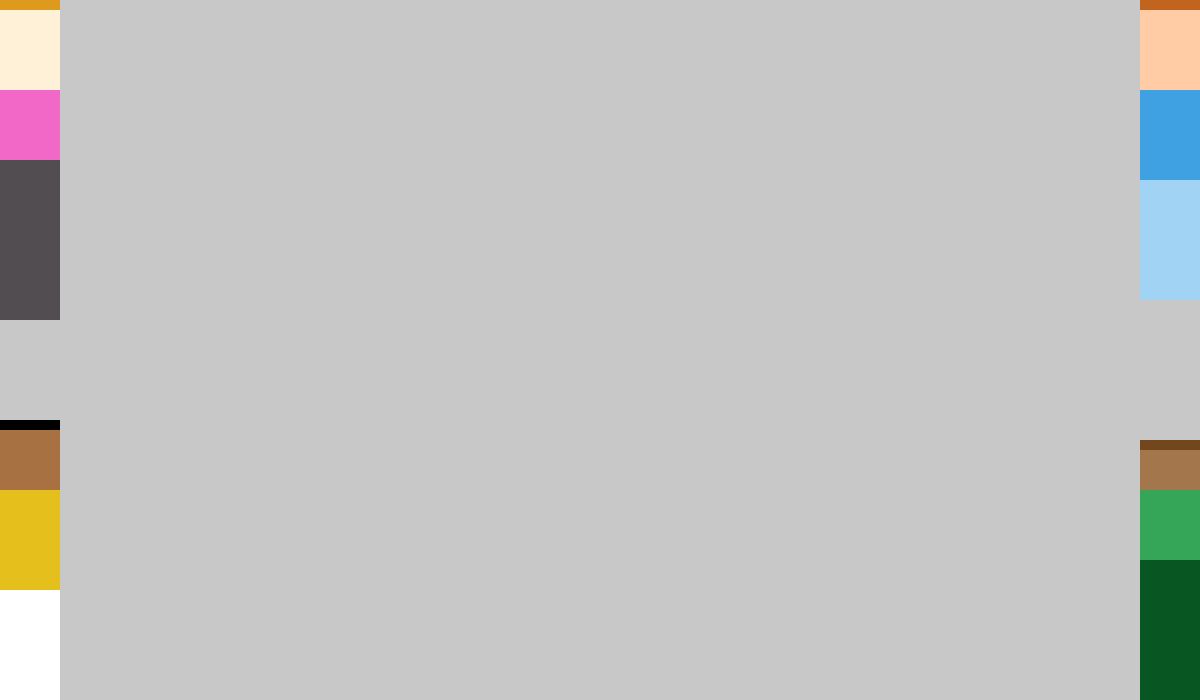
Frame 1 (no input)
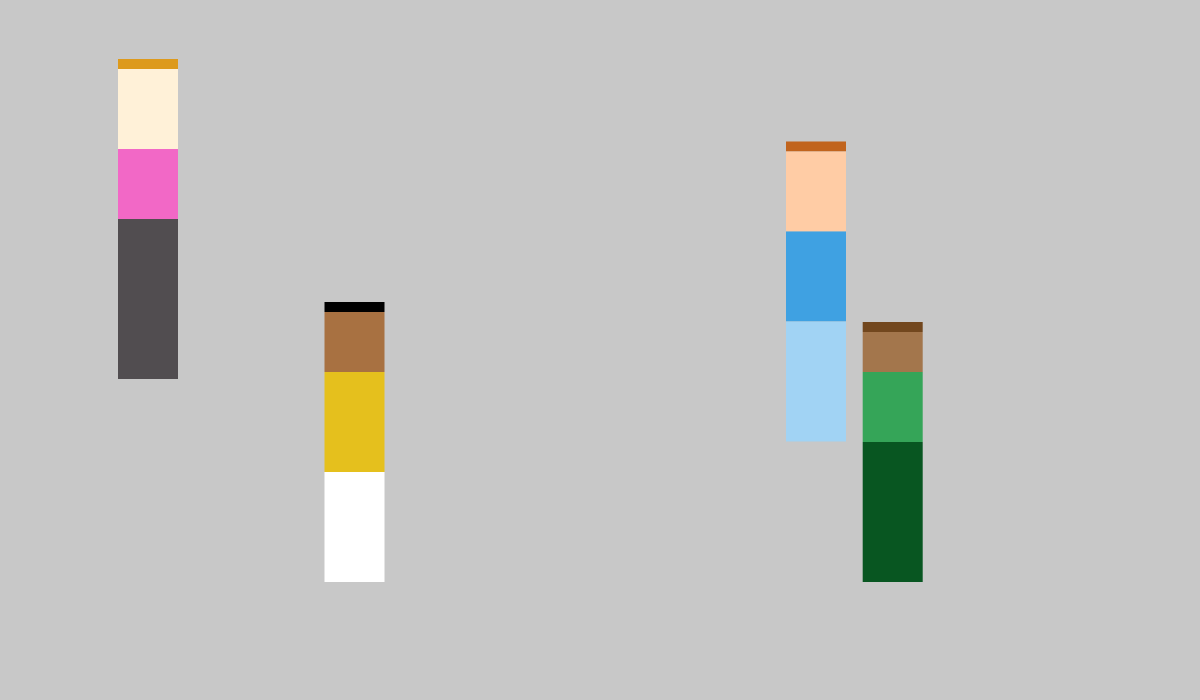
Frame 60 (no input)
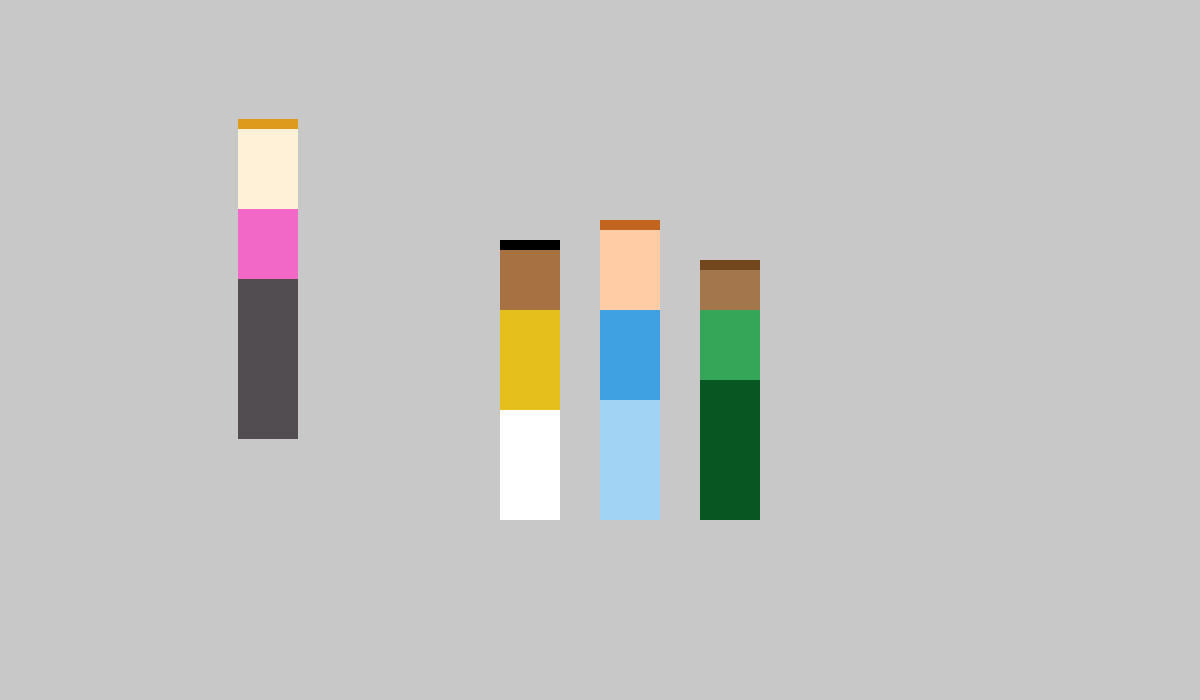
Frame 120 (the mouse pressed at the canvas centre since frame 60)

The p5.js sketch that drew these frames (run headless with seeded random() and noise() and a simulated clock; from frame 60 on, the mouse is pressed at the canvas centre):

// p5.js sketch
// ── sketch.js
// Lulu Xiao
// Last edited: January 24, 2017
// This program creates a Lego family of the The Ashleys from the cartoon Recess. 
// All the Ashleys start at the corners and then meet in the middle. 
// Pink Ashley (the ring leader) joins the group in the middle and 
// then returns to her original corner in an endless loop. She is constantly
// leaving to scheme by herself before telling the rest of the Ashleys how to 
// terrorize everyone on the playground. 

var PAx = 0; // This is the x variable for Pink Ashley.
var PAy = 0; // This is the y variable for Pink Ashley.
var YAx = 0; // This is the x variable for Yellow Ashley.
var YAy = 420; // This is the y variable for Yellow Ashley.
var BAx = 1140; // This is the x variable for Blue Ashley.
var BAy = 0; // This is the y variable for Blue Ashley.
var GAx = 1140; // This is the x variable for Green Ashley.
var GAy = 440; // This is the y variable for Green Ashley.

var dirPAx = 2 // This defines how fast Pink Ashley will move in the x-direction. 
var dirPAy = 1 // This defines how fast Pink Ashley will move in the y-direction.
var dirYAx = 4.5 // This defines how fast Yellow Ashley will move in the x-direction. 
var dirYAy = 1 // This defines how fast Yellow Ashley will move in the y-direction.
var dirBAx = 5 // This defines how fast Blue Ashley will move in the x-direction. 
var dirBAy = 1.4 // This defines how fast Blue Ashley will move in the y-direction.
var dirGAx = 3.7 // This defines how fast Green Ashley will move in the x-direction. 
var dirGAy = 1 // This defines how fast Green Ashley will move in the y-direction.

function setup() { // This begins the setup portion.
  createCanvas(1200, 700); // This creates a large canvas.
  background(200); // This turns the background gray.
}

function draw() { // This begins the draw portion.
  background(200); // This sets the background to a light gray color.
  PinkAshley(); // This calls the PinkAshley function.
  YellowAshley(); // This calls the YellowAshley function. 
  BlueAshley(); // This calls the BlueAshley function.
  GreenAshley(); // This calls the GreenAshley function. 
}

// This function creates pink Ashley on the very left and moves Pink Ashley in a contained space. 
// She moves from her corner in the top left to join the group in the middle 
// and then returns to her original corner. This continues forever.
function PinkAshley() {
  noStroke(); // This removes the border.
  fill(221, 154, 28); // This makes Ashley's hair a dark blond color. 
  rect(PAx, PAy, 60, 10); // This makes Ashley's hair. 
  fill(255, 241, 216); // This makes Ashley's face a peach color. 
  rect(PAx, PAy + 10, 60, 80); // This makes Ashley's face. She has a slightly longer face, so I increased the height.
  fill(242, 104, 198); // This makes Ashley's shirt a pink color. 
  rect(PAx, PAy + 90, 60, 70); // This makes Ashley's shirt. 
  fill(81, 77, 80); // This makes Ashley's skirt and stockings a gray color. 
  rect(PAx, PAy + 160, 60, 160); // This makes Ashley's bottom slash legs. 
  PAx = PAx + dirPAx; // This gives Ashley's position on the x-axis the ability to change.
  if (PAx < 0 || PAx > 400) { // This is a conditional statement that makes Ashley move back and forth in a contained space.
    dirPAx = dirPAx * -1 // This makes Ashley change directions once she hits the x-value parameters.
  }
  PAy = PAy + dirPAy; // This gives Ashley's position on the y-axis the ability to change.
  if (PAy < 0 || PAy > 200) { // This is a conditional statement that makes Ashley move back and forth in a contained space.
    dirPAy = dirPAy * -1 // This makes Ashley change directions once she hit the y-value parameters.
  }
}

// This functon creates yellow Ashley who is second from left. She starts from her corner in the bottom 
// left and joins the group in the middle. She does not keep moving after she joins the group in the middle.
function YellowAshley() {
  fill(0); // This makes Ashley's hair black. 
  rect(YAx, YAy, 60, 10); // This makes Ashley's hair. 
  fill(168, 113, 65); // This makes Ashley's face a brownish color.
  rect(YAx, YAy + 10, 60, 60); // This makes Ashley's face. She has a slightly boxy face, so I made the height the same as the width.
  fill(229, 192, 29); // This makes Ashley's shirt a golden yellow color.
  rect(YAx, YAy + 70, 60, 100); // This makes Ashley's shirt and skirt. 
  fill(255); // This makes Ashley's white stockings. 
  rect(YAx, YAy + 170, 60, 110); // This makes Ashley's bottom slash legs. 
  YAx = YAx + dirYAx; // This gives Ashley's position on the x-axis the ability to change. 
  YAx = min(YAx + 1, 500); // This ensures that Ashley stops moving when she reaches 500 on the x-axis. 
  YAy = YAy - dirYAy; // This gives Ashley's position on the y-axis the ability to change. I changed the + to the - sign, because she's going to a smaller y. 
  YAy = max(YAy - 1, 240); // This ensures that Ashley stops moving when she reaches 240 on the y-axis.
}

// This functon creates blue Ashley who is second from right. She starts from her corner in the top 
// right and joins the group in the middle. She does not keep moving after she joins the group in the middle.
function BlueAshley() {
  fill(193, 100, 29); // This makes Ashley's hair an Auburn color. 
  rect(BAx, BAy, 60, 10); // This makes Ashley's hair. 
  fill(255, 204, 165); // This makes Ashley's face a more pink peach color.
  rect(BAx, BAy + 10, 60, 80); // This makes Ashley's face. She also has a longer face, so I increased the height.
  fill(63, 161, 226); // This makes Ashley's top half a darker blue color.
  rect(BAx, BAy + 90, 60, 90); // This makes Ashley's shirt and skirt. 
  fill(161, 211, 244); // This makes Ashley's ligher blue stockings. 
  rect(BAx, BAy + 180, 60, 120); // This makes Ashley's bottom slash legs. 
  BAx = BAx - dirBAx; // This gives Ashley's position on the x-axis the ability to change. I changed the + to the - sign, because she's going to a smaller x.
  BAx = max(BAx - 1, 600); // This ensures that Ashley stops moving when she reaches 600 on the x-axis. 
  BAy = BAy + dirBAy; // This gives Ashley's position on the y-axis the ability to change. 
  BAy = min(BAy + 1, 220); // This ensures that Ashley stops moving when she reaches 220 on the y-axis.
}

// This functon creates green Ashley who is on the very right. She starts from her corner in the bottom 
// right and joins the group in the middle. She does not keep moving after she joins the group in the middle.
function GreenAshley() { // This is Green Ashley.
  fill(114, 71, 30); // This makes Ashley's hair an dark brown color
  rect(GAx, GAy, 60, 10); // This makes Ashley's hair. 
  fill(163, 118, 76); // This makes Ashley's face a dusty brown color
  rect(GAx, GAy + 10, 60, 40); // This makes Ashley's face. She also has a shorter face, so I decreased the height.
  fill(53, 165, 88); // This makes Ashley's shirt a ligher green color.
  rect(GAx, GAy + 50, 60, 70); // This makes Ashley's shirt. 
  fill(8, 86, 33); // This makes Ashley's bottom half. Her stockings are ligher green, but I made her skirt and stockings the entire bottom half.
  rect(GAx, GAy + 120, 60, 140); // This makes Ashley's bottom half slash legs. 
  GAx = GAx - dirGAx; // This gives Ashley's position on the x-axis the ability to change. I changed the + to the - sign, because she's going to a smaller x.
  GAx = max(GAx - 1, 700); // This ensures that Ashley stops moving when she reaches 700 on the x-axis. 
  GAy = GAy - dirGAy; // This gives Ashley's position on the y-axis the ability to change. 
  GAy = max(GAy - 1, 260); // This ensures that Ashley stops moving when she reaches 260 on the y-axis.
}
